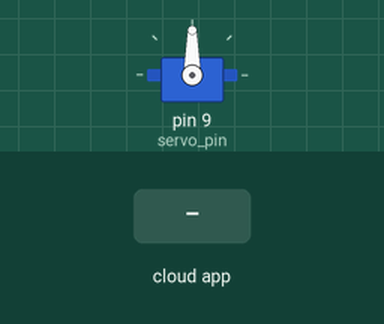
The sketch below on a simulated Arduino Uno, built with avr-gcc and run on an emulated ATmega328P. On the bench: servo. The test bench sets the inputs (shaded band). The ROS host is connected and sends only what is stated.

Above: at 1.2 s.
1.3 s: the phone or cloud app sets command to -100
At 2.1 s:
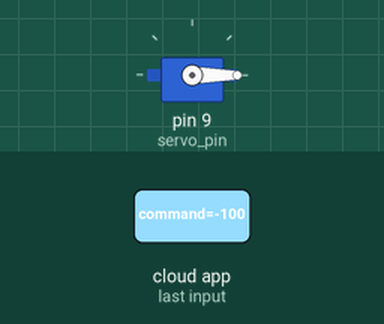
2.8 s: the phone or cloud app sets command to 100
At 3.5 s:
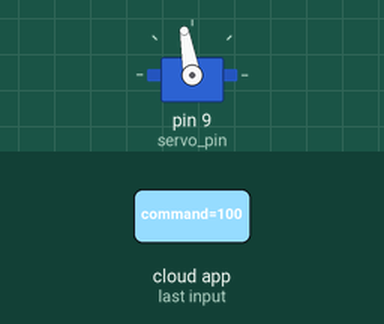
4.3 s: the phone or cloud app sets command to 0
At 4.6 s:
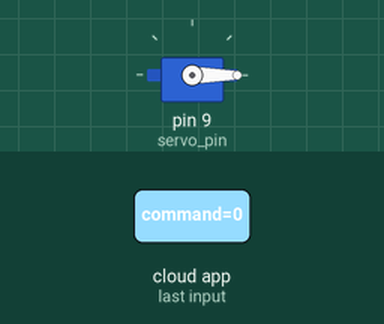
Timing chart, 0 to 7.3 s (numbered marks = the images above; inputs shaded):
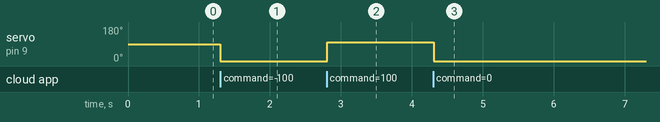

The sketch:

servo_control.ino
```cpp
#include <ros.h>
#include <std_msgs/Float64.h>
#include <Servo.h>

Servo servo;
#define servo_pin 9

void servoPositionCallback(const std_msgs::Float64& msg) {
    // Convert the received command to the appropriate servo position command
    int angle = int(msg.data); // Assuming the data is in degrees
    servo.write(angle); // Write the command to your servo motor
}

ros::NodeHandle nh;
ros::Subscriber<std_msgs::Float64> sub("/joint_position_controller/command", &servoPositionCallback);

void setup() {
    nh.initNode();
    nh.subscribe(sub);

    servo.attach(servo_pin); // Assuming your servo is connected to pin 9
}

void loop() {
    nh.spinOnce();
    delay(10);
}
```

Measured:
- after the input at 1.3 s, servo on pin 9 (servo_pin): 90° → 0° at once
- after the input at 2.8 s, servo on pin 9 (servo_pin): 0° → 100° at once
- after the input at 4.3 s, servo on pin 9 (servo_pin): 100° → 0° at once
